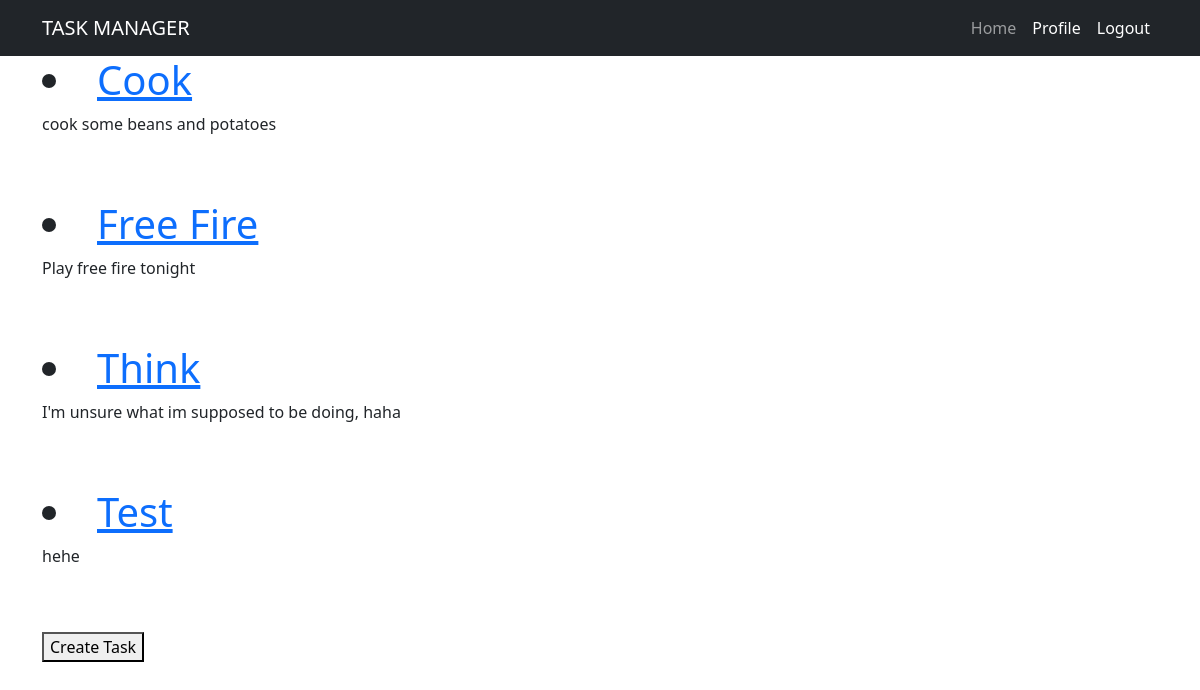
Screenshot of / (signed in) with the database file from the repository.
### task_manager/model.py (models this page shows, shortened)
class Task(db.Model):
    id = db.Column(db.Integer, primary_key=True)
    task_name = db.Column(db.String, nullable=False)
    task_description = db.Column(db.String, nullable=False, unique=True)
    user_id = db.Column(db.Integer, db.ForeignKey('user.id'), nullable=False)

### task_manager/route.py (the view)
@app.route('/', methods=['POST', 'GET'])
def task_list():
    if current_user.is_authenticated:
        task = Task
        user_task = current_user.task
        return render_template('task_list.html', tasks=user_task, title='Task Manager')
    else:
        return render_template('task_list.html')

### task_manager/model.py (called while the page is built)
@login_manager.user_loader
def load_user(user_id):
    return User.query.get(int(user_id))

### task_manager/templates/task_list.html (shortened to what this page needs)
{% extends "base.html" %}
{% block content %}
{% if current_user.is_authenticated %}
    {% if tasks %}
        {% for task in tasks %}
            <h1>
            <li><a href="{{ url_for('actual_task', task_id=task.id) }}"> {{ task.task_name|title }}</a></li>
            </h1>
            <p>{{ task.task_description }}</p>
            <br>
            <br>
        {% endfor %}
    {% else %}
        <h3><small> Welcome to Task Manager, Create a new Task today!</small></h3>
    {% endif %}
    <div (class="btn btn-outline-info")>
        <a href='/create_task'> <button > Create Task </button> </a>
    </div>
{% else %}
    <h1> Welcome to Task Manager</h1>
    <p> <a href='/register'> Create an account today</a> or <a href='/login'> Login</a> </p>
{% endif %}
{% endblock content %}

### task_manager/templates/base.html (shortened to what this page needs)
<!DOCTYPE html>
{% block navbar %}
<html lang="en">
    <head>
        <link rel="stylesheet" href="{{ url_for('static', filename='css/styles.css') }}" type="text/css"  />
    </head>
    <body>
        <nav class="navbar navbar-expand-lg navbar-dark bg-dark">
            <div class="container">
                <a class="navbar-brand" href="{{ url_for('task_list') }}">TASK MANAGER</a>
                <div class="collapse navbar-collapse" id="navbarSupportedContent">
                    <ul class="navbar-nav ms-auto mb-2 mb-lg-0">
                        <li><a class="nav-link" href="/">Home</a></li>
                        {% if current_user.is_authenticated %}
                        <li><a class="nav-link active" href="/profile">Profile</a> </li>
                        <li><a class="nav-link active" href="/logout">Logout</a> </li>
                        {% else %}
                        <li> <a class="nav-link" href="/register">Register</a> </li>
                        <li> <a class="nav-link" href="/login">Login</a> </li>
                        {% endif %}
                    </ul>
                </div>
            </div>
        </nav>
        <div class="container">
            <div class="col-7">
            {% endblock %}
                {% block content %}{% endblock %}
        </div>
    </div>
    </body>
</html>

### rows the page displays
Task: task_name "Cook", task_description "cook some beans and potatoes"
Task: task_name "Free Fire", task_description "Play free fire tonight"
Task: task_name "Think", task_description "I'm unsure what im supposed to be doing, haha"
Task: task_name "Test", task_description "hehe"
